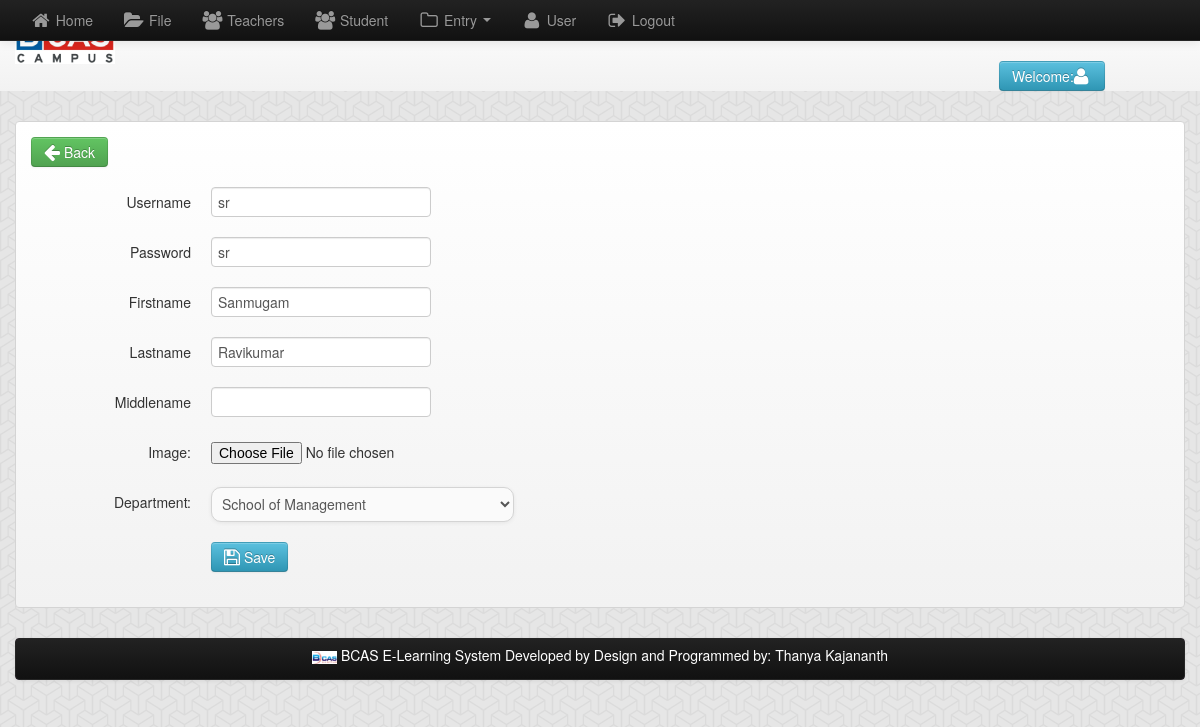
Page /admin/edit_teacher.php?id=1 (signed in) on the committed database.
### tables this page shows
CREATE TABLE `teacher` (
  `teacher_id` int(11) NOT NULL,
  `username` varchar(100) NOT NULL,
  `password` varchar(200) NOT NULL,
  `firstname` varchar(100) NOT NULL,
  `lastname` varchar(100) NOT NULL,
  `middlename` varchar(100) NOT NULL,
  `department` varchar(100) NOT NULL,
  `student_id` int(11) NOT NULL,
  `location` varchar(200) NOT NULL
);

### admin/edit_teacher.php (the view, shortened to what this page needs)
<?php include('header.php'); ?>
<?php  $get_id=$_GET['id']; ?>
<body>
    <div class="row-fluid">
        <div class="span12">
            <?php include('navbar.php'); ?>
<?php
$teacher_query=mysqli_query($conn,"select * from teacher where teacher_id='$get_id'")or die(mysqli_error());
$row=mysqli_fetch_array($teacher_query);
?>
            <div class="container">
                <div class="row-fluid">
                    <div class="span12">
                        <div class="hero-unit-3">
                            <a href="teacher.php" class="btn btn-success"><i class="icon-arrow-left icon-large"></i>&nbsp;Back</a>
                            <br>
                            <br>
                            <form class="form-horizontal" method="post" enctype="multipart/form-data">
                                <div class="control-group">
                                    <label class="control-label" for="inputEmail">Username</label>
                                    <div class="controls">
                                        <input type="text" id="inputEmail" name="username" value="<?php echo $row['username']; ?>" required>
                                    </div>
                                </div>
                                <div class="control-group">
                                    <label class="control-label" for="inputPassword">Password</label>
                                    <div class="controls">
                                        <input type="text" name="password" id="inputPassword" value="<?php echo $row['password']; ?>" required>
                                    </div>
                                </div>
                                <div class="control-group">
                                    <label class="control-label" for="inputEmail">Firstname</label>
                                    <div class="controls">
                                        <input type="text" id="inputEmail" name="firstname" value="<?php echo $row['firstname']; ?>" required>
                                    </div>
                                </div>
                                <div class="control-group">
                                    <label class="control-label" for="inputEmail">Lastname</label>
                                    <div class="controls">
                                        <input type="text" id="inputEmail" name="lastname" value="<?php echo $row['lastname']; ?>" required>
                                    </div>
                                </div>
                                <div class="control-group">
                                    <label class="control-label" for="inputEmail">Middlename</label>
                                    <div class="controls">
                                        <input type="text" id="inputEmail" name="middlename" value="<?php echo $row['middlename'] ?>" required>
                                    </div>
                                </div>
								<div class="control-group">
                            	<label class="control-label" for="input01">Image:</label>
                                <div class="controls">
                            	<input type="file" name="image" class="font">
                                </div>
                                </div>
                                <div class="control-group">
                                    <label class="control-label" for="inputPassword">Department:</label>
                                    <div class="controls">
                                        <select name="department" class="span4" required>
                                            <option><?php echo $row['department']; ?></option>
                                        </select>
                                    </div>
                                </div>
                                <div class="control-group">
                                    <div class="controls">
                                        <button type="submit" name="save" class="btn btn-info"><i class="icon-save icon-large"></i>&nbsp;Save</button>
                                    </div>
                                </div>
							</form>
                        </div>
                    </div>
                </div>
                <?php include('footer.php'); ?>
            </div>
        </div>
</body>
</html>

### rows in the picture
teacher: username "sr", password "sr", firstname "Sanmugam", lastname "Ravikumar", department "School of Management"
